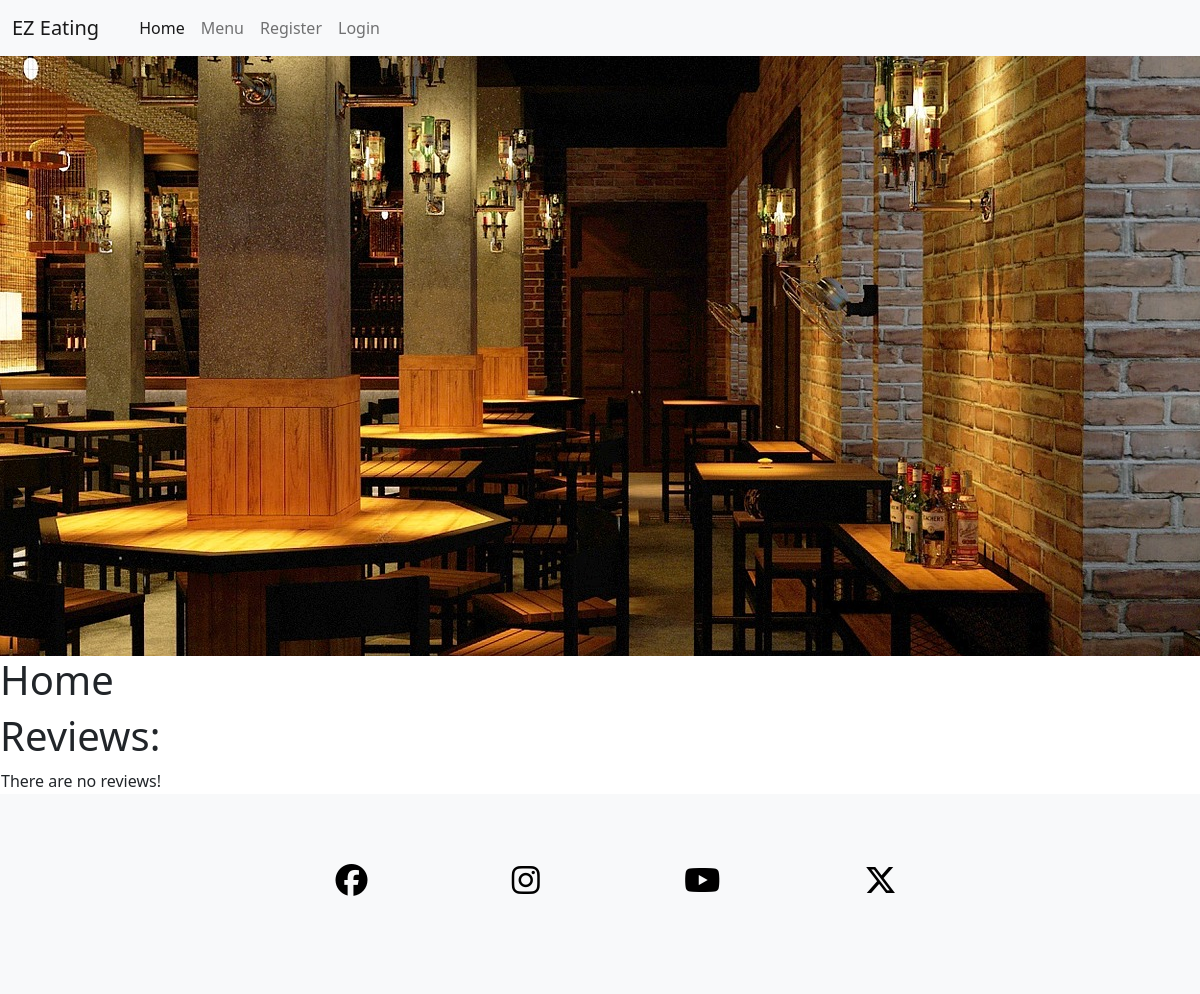
The app's page /, older data.
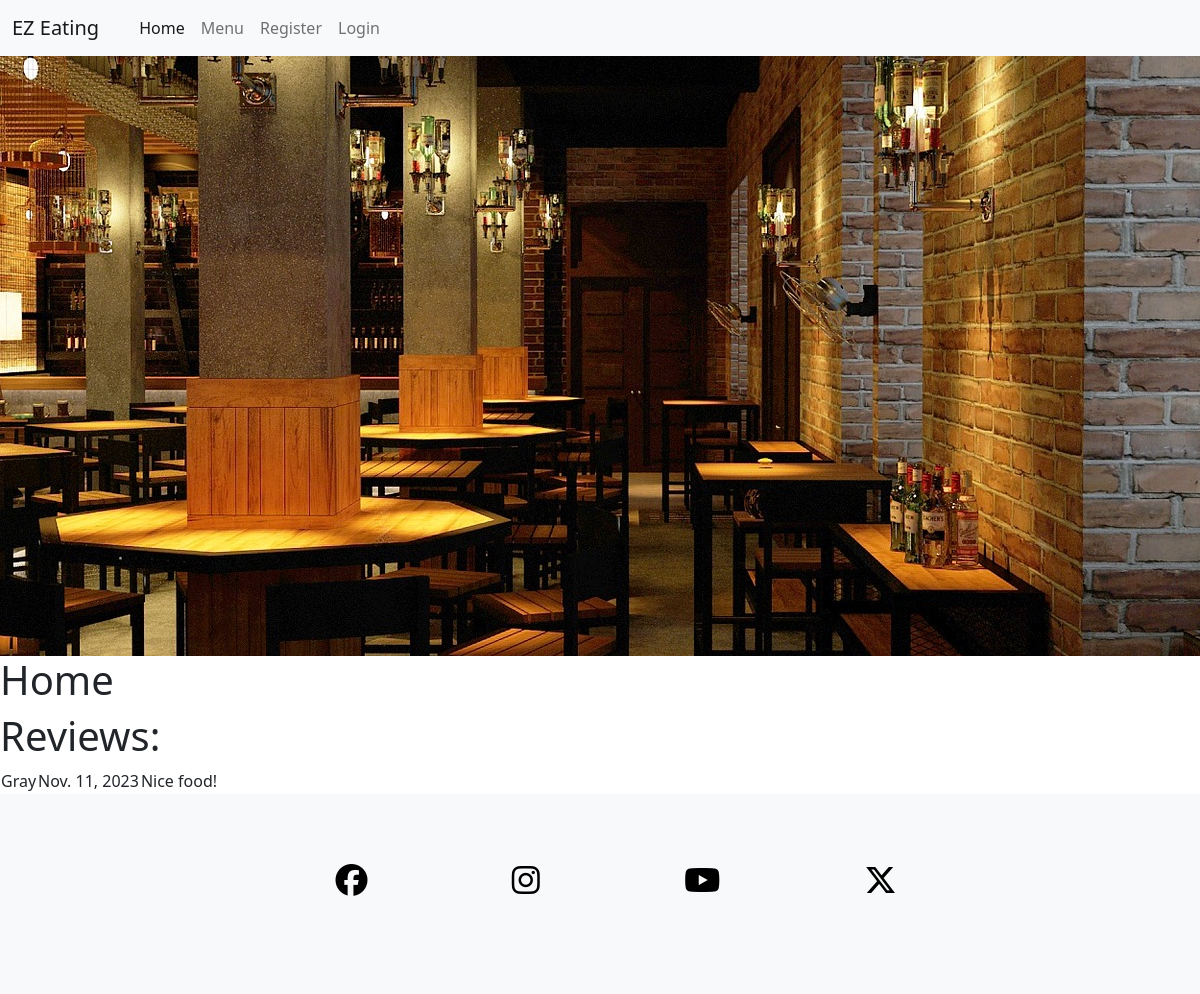
The same page, newer data.
### booking/models.py (models this page shows, shortened)
class Review(models.Model):
    name = models.CharField(max_length=50, null=False, blank=False)
    date = models.DateField(null=False, blank=False)
    review = models.CharField(max_length=200, null=False, blank=False)

### booking/views.py (the view)
# urls.py: path('', views.get_home, name='home'),
def get_home(request):
    reviews = Review.objects.all()
    context = {
        'reviews': reviews
    }
    return render(request, 'index.html', context)

### booking/templates/index.html
{% extends "base.html" %}
{% block content %}
<section id="image-section">
    <div id="welcome-image">
    </div>
</section>
<h1>Home</h1>
<h1>Reviews:</h1>
    <table>
        {% for review in reviews %}
            <tr>
                <td>{{ review.name }}</td>
                <td>{{ review.date }}</td>
                <td>{{ review.review }}</td>
            </tr>
            {% empty %}
            <tr><td>There are no reviews!</td></tr>
        {% endfor %}
    </table>
{%endblock%}

Row changes from the older to the newer data that the page shows:
added Review: name "Gray", date "Nov. 11, 2023", review "Nice food!"
Text that changed along with them:
text no longer shown: "There are no reviews!"
